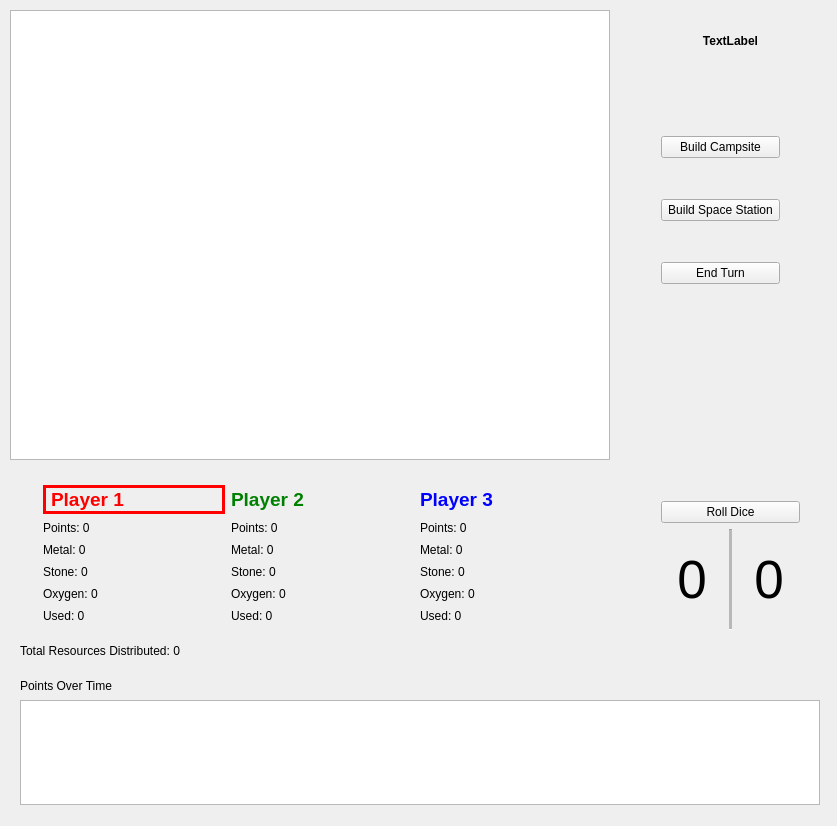
<?xml version="1.0" encoding="UTF-8"?>
<ui version="4.0">
 <class>CatanWindow</class>
 <widget class="QMainWindow" name="CatanWindow">
  <property name="geometry">
   <rect>
    <x>0</x>
    <y>0</y>
    <width>837</width>
    <height>826</height>
   </rect>
  </property>
  <property name="windowTitle">
   <string>CatanWindow</string>
  </property>
  <widget class="QWidget" name="centralWidget">
   <widget class="QGraphicsView" name="boardView">
    <property name="geometry">
     <rect>
      <x>10</x>
      <y>10</y>
      <width>600</width>
      <height>450</height>
     </rect>
    </property>
    <property name="sizePolicy">
     <sizepolicy hsizetype="Expanding" vsizetype="Expanding">
      <horstretch>0</horstretch>
      <verstretch>0</verstretch>
     </sizepolicy>
    </property>
    <property name="verticalScrollBarPolicy">
     <enum>Qt::ScrollBarAlwaysOff</enum>
    </property>
    <property name="horizontalScrollBarPolicy">
     <enum>Qt::ScrollBarAlwaysOff</enum>
    </property>
   </widget>
   <widget class="QLabel" name="totalDistributed">
    <property name="geometry">
     <rect>
      <x>20</x>
      <y>640</y>
      <width>221</width>
      <height>21</height>
     </rect>
    </property>
    <property name="text">
     <string>Total Resources Distributed: 0</string>
    </property>
   </widget>
   <widget class="QGraphicsView" name="lineView">
    <property name="geometry">
     <rect>
      <x>20</x>
      <y>700</y>
      <width>800</width>
      <height>105</height>
     </rect>
    </property>
    <property name="verticalScrollBarPolicy">
     <enum>Qt::ScrollBarAlwaysOff</enum>
    </property>
    <property name="horizontalScrollBarPolicy">
     <enum>Qt::ScrollBarAlwaysOff</enum>
    </property>
   </widget>
   <widget class="QLabel" name="label_2">
    <property name="geometry">
     <rect>
      <x>20</x>
      <y>670</y>
      <width>121</width>
      <height>31</height>
     </rect>
    </property>
    <property name="text">
     <string>Points Over Time</string>
    </property>
   </widget>
   <widget class="QWidget" name="layoutWidget">
    <property name="geometry">
     <rect>
      <x>650</x>
      <y>90</y>
      <width>141</width>
      <height>241</height>
     </rect>
    </property>
    <layout class="QVBoxLayout" name="verticalLayout">
     <item>
      <widget class="QPushButton" name="buildCampsiteButton">
       <property name="text">
        <string>Build Campsite</string>
       </property>
      </widget>
     </item>
     <item>
      <widget class="QPushButton" name="buildSpaceStationButton">
       <property name="text">
        <string>Build Space Station</string>
       </property>
      </widget>
     </item>
     <item>
      <widget class="QPushButton" name="endTurnButton">
       <property name="text">
        <string>End Turn</string>
       </property>
      </widget>
     </item>
    </layout>
   </widget>
   <widget class="QWidget" name="layoutWidget">
    <property name="geometry">
     <rect>
      <x>650</x>
      <y>490</y>
      <width>161</width>
      <height>151</height>
     </rect>
    </property>
    <layout class="QVBoxLayout" name="verticalLayout_2">
     <item>
      <widget class="QPushButton" name="diceButton">
       <property name="text">
        <string>Roll Dice</string>
       </property>
      </widget>
     </item>
     <item>
      <layout class="QHBoxLayout" name="horizontalLayout">
       <item>
        <widget class="QLabel" name="diceOne">
         <property name="font">
          <font>
           <pointsize>40</pointsize>
          </font>
         </property>
         <property name="text">
          <string>0</string>
         </property>
         <property name="alignment">
          <set>Qt::AlignCenter</set>
         </property>
        </widget>
       </item>
       <item>
        <widget class="Line" name="line">
         <property name="midLineWidth">
          <number>12</number>
         </property>
         <property name="orientation">
          <enum>Qt::Vertical</enum>
         </property>
        </widget>
       </item>
       <item>
        <widget class="QLabel" name="diceTwo">
         <property name="font">
          <font>
           <pointsize>40</pointsize>
          </font>
         </property>
         <property name="text">
          <string>0</string>
         </property>
         <property name="alignment">
          <set>Qt::AlignCenter</set>
         </property>
        </widget>
       </item>
      </layout>
     </item>
    </layout>
   </widget>
   <widget class="QWidget" name="layoutWidget">
    <property name="geometry">
     <rect>
      <x>32</x>
      <y>474</y>
      <width>581</width>
      <height>161</height>
     </rect>
    </property>
    <layout class="QVBoxLayout" name="verticalLayout_3">
     <item>
      <layout class="QHBoxLayout" name="horizontalLayout_2">
       <item>
        <widget class="QLabel" name="p1Label">
         <property name="font">
          <font>
           <pointsize>14</pointsize>
           <weight>75</weight>
           <bold>true</bold>
          </font>
         </property>
         <property name="styleSheet">
          <string notr="true">color:red;</string>
         </property>
         <property name="frameShape">
          <enum>QFrame::Box</enum>
         </property>
         <property name="frameShadow">
          <enum>QFrame::Plain</enum>
         </property>
         <property name="lineWidth">
          <number>3</number>
         </property>
         <property name="text">
          <string>Player 1</string>
         </property>
        </widget>
       </item>
       <item>
        <widget class="QLabel" name="p2Label">
         <property name="font">
          <font>
           <pointsize>14</pointsize>
           <weight>75</weight>
           <bold>true</bold>
          </font>
         </property>
         <property name="styleSheet">
          <string notr="true">color:green;</string>
         </property>
         <property name="text">
          <string>Player 2</string>
         </property>
        </widget>
       </item>
       <item>
        <widget class="QLabel" name="p3Label">
         <property name="font">
          <font>
           <pointsize>14</pointsize>
           <weight>75</weight>
           <bold>true</bold>
          </font>
         </property>
         <property name="styleSheet">
          <string notr="true">color:blue;</string>
         </property>
         <property name="text">
          <string>Player 3</string>
         </property>
        </widget>
       </item>
      </layout>
     </item>
     <item>
      <layout class="QHBoxLayout" name="horizontalLayout_3">
       <item>
        <widget class="QLabel" name="p1_points">
         <property name="text">
          <string>Points: 0</string>
         </property>
        </widget>
       </item>
       <item>
        <widget class="QLabel" name="p2_points">
         <property name="text">
          <string>Points: 0</string>
         </property>
        </widget>
       </item>
       <item>
        <widget class="QLabel" name="p3_points">
         <property name="text">
          <string>Points: 0</string>
         </property>
        </widget>
       </item>
      </layout>
     </item>
     <item>
      <layout class="QHBoxLayout" name="horizontalLayout_4">
       <item>
        <widget class="QLabel" name="p1_metal">
         <property name="text">
          <string>Metal: 0</string>
         </property>
        </widget>
       </item>
       <item>
        <widget class="QLabel" name="p2_metal">
         <property name="text">
          <string>Metal: 0</string>
         </property>
        </widget>
       </item>
       <item>
        <widget class="QLabel" name="p3_metal">
         <property name="text">
          <string>Metal: 0</string>
         </property>
        </widget>
       </item>
      </layout>
     </item>
     <item>
      <layout class="QHBoxLayout" name="horizontalLayout_5">
       <item>
        <widget class="QLabel" name="p1_stone">
         <property name="text">
          <string>Stone: 0</string>
         </property>
        </widget>
       </item>
       <item>
        <widget class="QLabel" name="p2_stone">
         <property name="text">
          <string>Stone: 0</string>
         </property>
        </widget>
       </item>
       <item>
        <widget class="QLabel" name="p3_stone">
         <property name="text">
          <string>Stone: 0</string>
         </property>
        </widget>
       </item>
      </layout>
     </item>
     <item>
      <layout class="QHBoxLayout" name="horizontalLayout_6">
       <item>
        <widget class="QLabel" name="p1_oxygen">
         <property name="text">
          <string>Oxygen: 0</string>
         </property>
        </widget>
       </item>
       <item>
        <widget class="QLabel" name="p2_oxygen">
         <property name="text">
          <string>Oxygen: 0</string>
         </property>
        </widget>
       </item>
       <item>
        <widget class="QLabel" name="p3_oxygen">
         <property name="text">
          <string>Oxygen: 0</string>
         </property>
        </widget>
       </item>
      </layout>
     </item>
     <item>
      <layout class="QHBoxLayout" name="horizontalLayout_7">
       <item>
        <widget class="QLabel" name="p1_used">
         <property name="text">
          <string>Used: 0</string>
         </property>
        </widget>
       </item>
       <item>
        <widget class="QLabel" name="p2_used">
         <property name="text">
          <string>Used: 0</string>
         </property>
        </widget>
       </item>
       <item>
        <widget class="QLabel" name="p3_used">
         <property name="text">
          <string>Used: 0</string>
         </property>
        </widget>
       </item>
      </layout>
     </item>
    </layout>
   </widget>
   <widget class="QGraphicsView" name="buildingView">
    <property name="geometry">
     <rect>
      <x>0</x>
      <y>0</y>
      <width>624</width>
      <height>474</height>
     </rect>
    </property>
    <property name="styleSheet">
     <string notr="true">background-color: rgba(191, 64, 64, 0);</string>
    </property>
    <property name="verticalScrollBarPolicy">
     <enum>Qt::ScrollBarAlwaysOff</enum>
    </property>
    <property name="horizontalScrollBarPolicy">
     <enum>Qt::ScrollBarAlwaysOff</enum>
    </property>
    <property name="sizeAdjustPolicy">
     <enum>QAbstractScrollArea::AdjustToContents</enum>
    </property>
   </widget>
   <widget class="QLabel" name="instructionsLabel">
    <property name="geometry">
     <rect>
      <x>640</x>
      <y>10</y>
      <width>181</width>
      <height>61</height>
     </rect>
    </property>
    <property name="font">
     <font>
      <weight>75</weight>
      <bold>true</bold>
     </font>
    </property>
    <property name="text">
     <string>TextLabel</string>
    </property>
    <property name="alignment">
     <set>Qt::AlignCenter</set>
    </property>
    <property name="wordWrap">
     <bool>true</bool>
    </property>
   </widget>
  </widget>
 </widget>
 <layoutdefault spacing="6" margin="11"/>
 <resources/>
 <connections/>
</ui>
